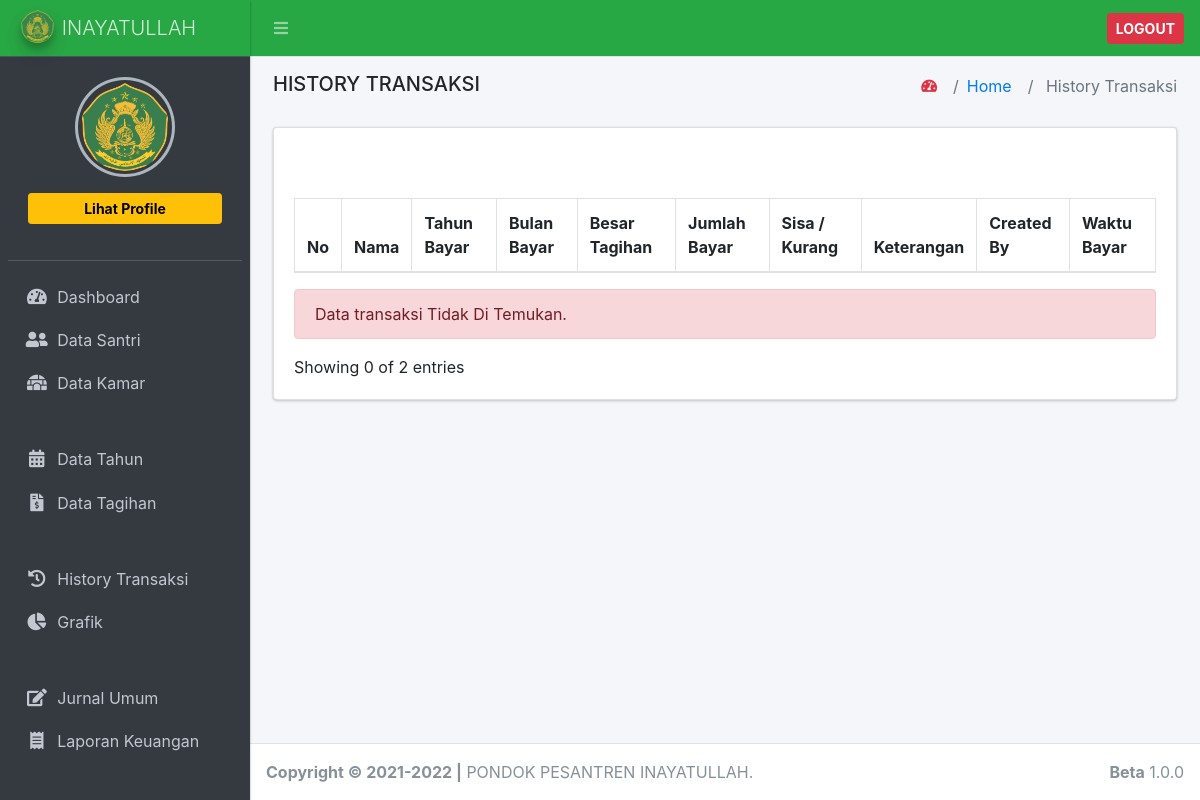
Page /history_transaksi/index/30 on the earlier database version.
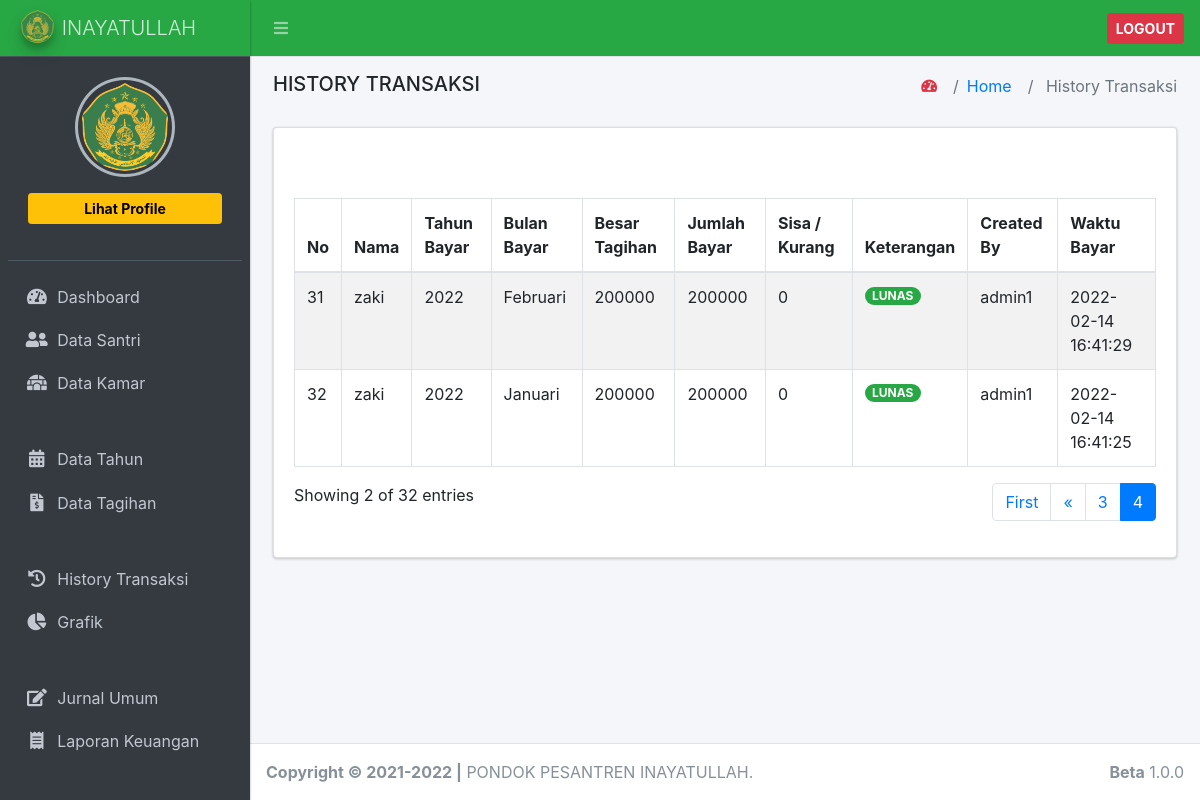
Same page on the later database version.
### tables this page shows
CREATE TABLE `tb_data_transaksi` (
  `id_data_transaksi` int(11) NOT NULL,
  `id_data_santri` int(11) NOT NULL,
  `id_data_tagihan` int(11) DEFAULT NULL,
  `jumlah_bayar` varchar(100) DEFAULT NULL,
  `sisa` varchar(100) DEFAULT NULL,
  `keterangan` enum('0','1') DEFAULT NULL,
  `tanggal_bayar` datetime DEFAULT NULL,
  `created_by` varchar(200) NOT NULL
);

CREATE TABLE `tb_data_santri` (
  `id` int(11) NOT NULL,
  `nama` varchar(200) NOT NULL,
  `nis` varchar(20) NOT NULL,
  `alamat` varchar(200) NOT NULL,
  `jenis_kelamin` enum('L','P') NOT NULL,
  `id_kamar` int(11) NOT NULL,
  `id_kelas` int(11) NOT NULL,
  `no_hp` varchar(20) NOT NULL,
  `password` varchar(20) NOT NULL,
  `tgl_masuk` date DEFAULT NULL,
  `foto` varchar(200) NOT NULL
);

CREATE TABLE `tb_tahun` (
  `id_tahun` int(11) NOT NULL,
  `nama_tahun` varchar(200) NOT NULL,
  `nominal_tagihan` varchar(200) NOT NULL
);

CREATE TABLE `tb_bulan` (
  `id_bulan` int(11) NOT NULL,
  `nama_bulan` varchar(100) NOT NULL
);

CREATE TABLE `tb_data_tagihan` (
  `id` int(11) NOT NULL,
  `id_tahun` int(11) NOT NULL,
  `id_bulan` int(11) NOT NULL,
  `nominal` varchar(200) NOT NULL
);

### application/controllers/History_transaksi.php (called while the page is built, shortened)
<?php
class History_transaksi extends CI_Controller
{
	public function __construct()
	{
		$this->load->model('m_history_transaksi');
		$this->load->library('form_validation');
	}
	public function index()
	{
		$this->load->library('pagination');
		$config['base_url'] = 'http://localhost/spp_inay/history_transaksi/index/';
		$config['total_rows'] = $this->m_history_transaksi->count_search_data();
		$config['per_page'] = 10;
		$config['start'] = $this->uri->segment(3);
		$config["full_tag_open"] = ' <nav><ul class="pagination justify-content-end">';
		$config["full_tag_close"] = '</ul></nav>';
		$config['first_link'] = 'First';
		$config["first_tag_open"] = '<li class="page-item">';
		$config["first_tag_close"] = '</li>';
		$config['last_link'] = 'Last';
		$config["last_tag_open"] = '<li class="page-item">';
		$config["last_tag_close"] = '</li>';
		$config['prev_link'] = '&laquo';
		$config["prev_tag_open"] = '<li class="page-item">';
		$config["prev_tag_close"] = '</li>';
		$config['next_link'] = '&raquo;';
		$config["next_tag_open"] = '<li>';
		$config["next_tag_close"] = '</li>';
		$config["cur_tag_open"] = "<li class='page-item active'><a class='page-link' href='#'>";
		$config["cur_tag_close"] = "</a></li>";
		$config["num_tag_open"] = "<li class='page-item'>";
		$config["num_tag_close"] = "</li>";
		$config["attributes"] = array('class' => 'page-link');
		$config["num_links"] = 1;
		$this->pagination->initialize($config);
		$pagination_link = $this->pagination->create_links();
		$history_transaksi = $this->m_history_transaksi->get_search_data($config['per_page'], $config['start']);
		$data = [
			'title' => 'History Transaksi',
			'isi' => 'history_transaksi/index',
			'history_transaksi' => $history_transaksi,
			'start' => $this->uri->segment(3),
			'pagination' => $pagination_link,
			'jumlah_data' => $this->m_history_transaksi->count_search_data(),
		];
		return $this->load->view('master/index', $data);
	}
}

### index.php (called while the page is built, shortened)
<?php
require_once BASEPATH.'core/CodeIgniter.php';

### application/config/config.php (called while the page is built, shortened)
<?php
$config['base_url'] = 'http://localhost/spp_inay/';
$config['index_page'] = '';
$config['uri_protocol']    = 'REQUEST_URI';
$config['url_suffix'] = '';
$config['language']    = 'english';
$config['charset'] = 'UTF-8';
$config['enable_hooks'] = FALSE;
$config['subclass_prefix'] = 'MY_';
$config['composer_autoload'] = FALSE;
$config['permitted_uri_chars'] = 'a-z 0-9~%.:_\-';
$config['enable_query_strings'] = FALSE;
$config['controller_trigger'] = 'c';
$config['function_trigger'] = 'm';
$config['directory_trigger'] = 'd';
$config['allow_get_array'] = TRUE;
$config['log_threshold'] = 0;
$config['log_path'] = '';
$config['log_file_extension'] = '';
$config['log_file_permissions'] = 0644;
$config['log_date_format'] = 'Y-m-d H:i:s';
$config['error_views_path'] = '';
$config['cache_path'] = '';
$config['cache_query_string'] = FALSE;
$config['encryption_key'] = '';
$config['sess_driver'] = 'files';
$config['sess_cookie_name'] = 'ci_session';
$config['sess_expiration'] = 7200;
$config['sess_save_path'] = NULL;
$config['sess_match_ip'] = FALSE;
$config['sess_time_to_update'] = 300;
$config['sess_regenerate_destroy'] = FALSE;
$config['cookie_prefix']    = '';
$config['cookie_domain']    = '';
$config['cookie_path']        = '/';
$config['cookie_secure']    = FALSE;
$config['cookie_httponly']     = FALSE;
$config['standardize_newlines'] = FALSE;
$config['global_xss_filtering'] = FALSE;
$config['csrf_protection'] = FALSE;
$config['csrf_token_name'] = 'csrf_test_name';
$config['csrf_cookie_name'] = 'csrf_cookie_name';
$config['csrf_expire'] = 7200;
$config['csrf_regenerate'] = TRUE;
$config['csrf_exclude_uris'] = array();
$config['compress_output'] = FALSE;
$config['time_reference'] = 'local';
$config['rewrite_short_tags'] = FALSE;
$config['proxy_ips'] = '';

### application/models/m_history_transaksi.php (called while the page is built, shortened)
<?php
class m_history_transaksi extends CI_Model
{
	public function count_search_data()
	{
		$this->db->select('*');
		$this->db->where_not_in('tanggal_bayar','');
		return $this->db->get('tb_data_transaksi')->num_rows();
	}
	public function get_search_data($limit, $start)
	{
		$this->db->select('*');
		$this->db->join('tb_data_santri', 'tb_data_santri.id = tb_data_transaksi.id_data_santri');
		$this->db->join('tb_data_tagihan', 'tb_data_tagihan.id = tb_data_transaksi.id_data_tagihan');
		$this->db->join('tb_kamar', 'tb_kamar.id_kamar = tb_data_santri.id_kamar');
		$this->db->join('tb_kelas', 'tb_kelas.id_kelas = tb_data_santri.id_kelas');
		$this->db->join('tb_tahun', 'tb_data_tagihan.id_tahun = tb_tahun.id_tahun');
		$this->db->join('tb_bulan', 'tb_data_tagihan.id_bulan = tb_bulan.id_bulan');
		$this->db->order_by('tb_data_transaksi.tanggal_bayar', 'DESC');
		$this->db->where_not_in('tanggal_bayar','');
		return $this->db->get('tb_data_transaksi', $limit, $start)->result();
	}
}

### application/views/history_transaksi/index.php (the view, shortened to what the rows shown need)
<div class="card">
    <div class="card-body">
        <div id="example1_wrapper" class="dataTables_wrapper dt-bootstrap4">
            <br>
            <br>
            <div class="row">
                <div class="col-sm-12">
                    <table id="example1" class="table table-bordered table-striped dataTable" role="grid" aria-describedby="example1_info">
                        <thead>
                            <tr role="row">
                                <th class="sorting_asc" tabindex="0" aria-controls="example1" rowspan="1" colspan="1" aria-sort="ascending" aria-label="No: activate to sort column descending">No</th>
                                <th class="sorting" tabindex="0" aria-controls="example1" rowspan="1" colspan="1" aria-label="Nama: activate to sort column ascending">Nama</th>
                                <th class="sorting" tabindex="0" aria-controls="example1" rowspan="1" colspan="1" aria-label="Alamat: activate to sort column ascending">Tahun Bayar</th>
                                <th class="sorting" tabindex="0" aria-controls="example1" rowspan="1" colspan="1" aria-label="Kamar: activate to sort column ascending">Bulan Bayar</th>
                                <th class="sorting" tabindex="0" aria-controls="example1" rowspan="1" colspan="1" aria-label="Kelas: activate to sort column ascending">Besar Tagihan</th>
                                <th class="sorting" tabindex="0" aria-controls="example1" rowspan="1" colspan="1" aria-label="Kelas: activate to sort column ascending">Jumlah Bayar</th>
                                <th class="sorting" tabindex="0" aria-controls="example1" rowspan="1" colspan="1" aria-label="Kelas: activate to sort column ascending">Sisa / Kurang</th>
                                <th class="sorting" tabindex="0" aria-controls="example1" rowspan="1" colspan="1" aria-label="Kelas: activate to sort column ascending">Keterangan</th>
                                <th class="sorting" tabindex="0" aria-controls="example1" rowspan="1" colspan="1" aria-label="Kelas: activate to sort column ascending">Created By</th>
                                <th class="sorting" tabindex="0" aria-controls="example1" rowspan="1" colspan="1" aria-label="Kelas: activate to sort column ascending">Waktu Bayar</th>
                            </tr>
                        </thead>
                        <tbody>
                            <?php
                            $urut = 0;
                            foreach ($history_transaksi as $ds) {
                            ?>
                                <tr role="row" class="odd">
                                    <td><?= ++$start ?></td>
                                    <td><?= $ds->nama; ?></td>
                                    <td><?= $ds->nama_tahun; ?></td>
                                    <td><?= $ds->nama_bulan; ?></td>
                                    <td><?= $ds->nominal; ?></td>
                                    <td>
                                        <?php
                                        if ($ds->jumlah_bayar) {
                                            echo $ds->jumlah_bayar;
                                        } else if ($urut == 0) { ?>
                                            <?php $urut++; ?>
                                            <a type="button" class="btn btn-sm btn-primary" data-toggle="tooltip" data-placement="top" title="Input Transaksi" href="<?= base_url('history_transaksi/add/') ?><?= $ds->id_data_transaksi ?>">Input Transaksi</a>
                                            <?php } else { ?>
                                                <a type="button" aria-disabled="true" class="btn btn-sm btn-primary disabled" data-toggle="tooltip" data-placement="top" title="Input Transaksi" href="<?= base_url('history_transaksi/add/') ?><?= $ds->id_data_transaksi ?>">Input Transaksi</a>
                                        <?php } ?>
                                    </td>
                                    <td>
                                        <?php if ($ds->sisa > 0) { ?>
                                            <?php $urut--; ?>
                                            <a href=""><?= $ds->sisa; ?></a>
                                            <!-- <button type="button" class="btn btn-default" data-toggle="modal" data-target="#modal-default">
                                                <?= $ds->sisa; ?>
                                            </button> -->
                                            <?php } else if ($ds->sisa < 0) { ?>
                                                <?php $urut--; ?>
                                                <p><?= $ds->sisa; ?></p>
                                                <?php } else { ?>
                                                    <?= $ds->sisa; ?>
                                                    <?php } ?>
                                                </td>
                                                <td>
                                            <?php
                                            if ($ds->keterangan == 1) { ?>
                                            <h6><span class="badge badge-pill badge-success">LUNAS</span></h6>
                                            <?php } elseif ($ds->keterangan == '0') { ?>
                                                <h6><span class="badge badge-pill badge-success">BELUM LUNAS</span></h6>
                                                <?php } ?>
                                            </td>
                                            <td><?= $ds->created_by; ?></td>
                                            <td><?= $ds->tanggal_bayar; ?></td>
                                        </tr>
                                        <?php
                            } ?>
                        </tbody>
                    </table>
                </div>
            </div>
        </div>
    </div>
</div>

Differences in the rows shown:
added tb_data_transaksi: id_data_santri.nama "zaki", tb_tahun.nama_tahun "2022", tb_bulan.nama_bulan "Februari", id_data_tagihan.nominal "200000", jumlah_bayar "200000", sisa "0", keterangan "LUNAS", created_by "admin1", tanggal_bayar "2022-02-14 16:41:29"
added tb_data_transaksi: id_data_santri.nama "zaki", tb_tahun.nama_tahun "2022", tb_bulan.nama_bulan "Januari", id_data_tagihan.nominal "200000", jumlah_bayar "200000", sisa "0", keterangan "LUNAS", created_by "admin1", tanggal_bayar "2022-02-14 16:41:25"
Other differences:
$no: "0" → "2"
$jumlah_data: "2" → "32"
$pagination: (not shown) → "First « 3 4"
text no longer shown: "Data transaksi Tidak Di Temukan."
